Frame 1 (no input): blank canvas, image omitted
Frame 60 (no input): blank canvas, image omitted
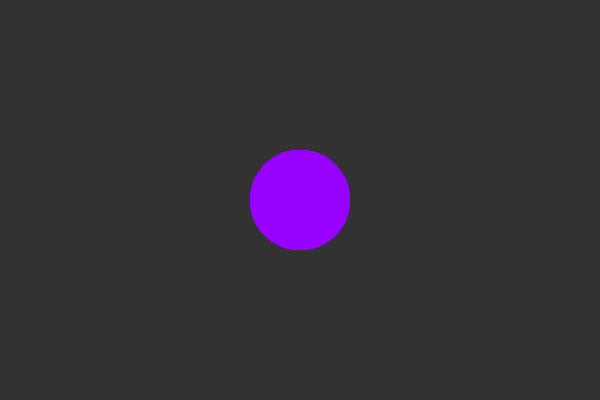
Frame 120 (the mouse pressed at the canvas centre since frame 60)

The p5.js sketch whose frames 1 and 60 were blank and that drew this single picture after the mouse press (run headless with seeded random() and noise() and a simulated clock; from frame 60 on, the mouse is pressed at the canvas centre):

// p5.js sketch
// ── sketch.js
var a = 50;
var b = 50;
var newWidth = 100;
var newHeight = 100;

//setup function executes once
function setup(){
   createCanvas(600,400); 
   background(50);
}   

//draw function loops forever
function draw(){
    //background(50);
    if(mouseIsPressed){
      noStroke();
    fill(150,0,255,100);
    ellipse(mouseX,mouseY,newWidth,newHeight);   
    }
 
}
